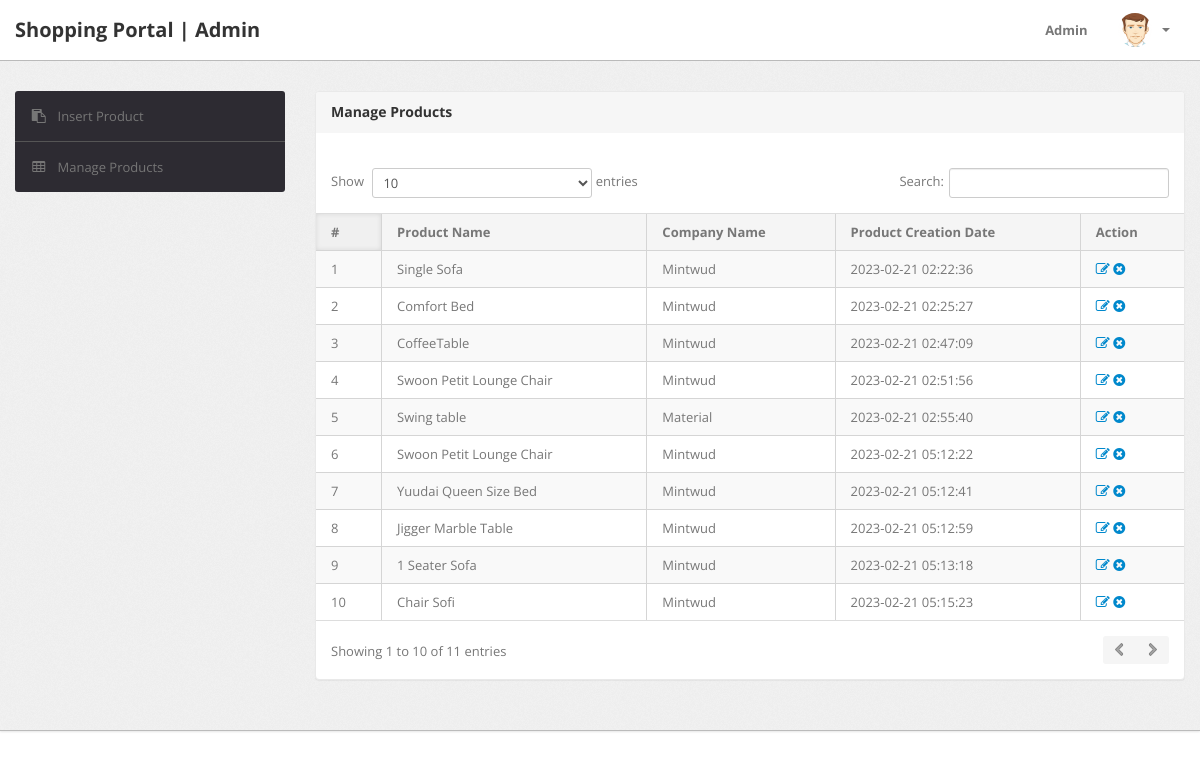
/admin/manage-products.php (signed in), run on the app's committed database.
### tables this page shows
CREATE TABLE `products` (
  `id` int(11) NOT NULL,
  `category` int(11) NOT NULL,
  `subCategory` int(11) DEFAULT NULL,
  `productName` varchar(255) DEFAULT NULL,
  `productCompany` varchar(255) DEFAULT NULL,
  `productPrice` int(11) DEFAULT NULL,
  `productPriceBeforeDiscount` int(11) DEFAULT NULL,
  `productDescription` longtext DEFAULT NULL,
  `productImage1` varchar(255) DEFAULT NULL,
  `productImage2` varchar(255) DEFAULT NULL,
  `productImage3` varchar(255) DEFAULT NULL,
  `shippingCharge` int(11) DEFAULT NULL,
  `productAvailability` varchar(255) DEFAULT NULL,
  `postingDate` timestamp NULL DEFAULT current_timestamp(),
  `updationDate` varchar(255) DEFAULT NULL
);

### admin/manage-products.php (the view, shortened to what this page needs)
<?php
include('include/config.php');
if (strlen($_SESSION['alogin']) == 0) {
	header('location:index.php');
} else {
?>
	<!DOCTYPE html>
	<html lang="en">
	<head>
		<link type="text/css" href="bootstrap/css/bootstrap.min.css" rel="stylesheet">
		<link type="text/css" href="bootstrap/css/bootstrap-responsive.min.css" rel="stylesheet">
		<link type="text/css" href="css/theme.css" rel="stylesheet">
		<link type="text/css" href="images/icons/css/font-awesome.css" rel="stylesheet">
	</head>
	<body>
		<?php include('include/header.php'); ?>
		<div class="wrapper">
			<div class="container">
				<div class="row">
					<?php include('include/sidebar.php'); ?>
					<div class="span9">
						<div class="content">
							<div class="module">
								<div class="module-head">
									<h3>Manage Products</h3>
								</div>
								<div class="module-body table">
									<br />
									<table cellpadding="0" cellspacing="0" border="0" class="datatable-1 table table-bordered table-striped	 display" width="100%">
										<thead>
											<tr>
												<th>#</th>
												<th>Product Name</th>
												<th>Company Name</th>
												<th>Product Creation Date</th>
												<th>Action</th>
											</tr>
										</thead>
										<tbody>
											<?php $query = mysqli_query($con, "select * from products");
											$cnt = 1;
											while ($row = mysqli_fetch_array($query)) {
											?>
												<tr>
													<td><?php echo htmlentities($cnt); ?></td>
													<td><?php echo htmlentities($row['productName']); ?></td>
													<td><?php echo htmlentities($row['productCompany']); ?></td>
													<td><?php echo htmlentities($row['postingDate']); ?></td>
													<td>
														<a href="edit-products.php?id=<?php echo $row['id'] ?>"><i class="icon-edit"></i></a>
														<a href="manage-products.php?id=<?php echo $row['id'] ?>&del=delete" onClick="return confirm('Are you sure you want to delete?')"><i class="icon-remove-sign"></i></a>
													</td>
												</tr>
											<?php $cnt = $cnt + 1;
											} ?>
									</table>
								</div>
							</div>
						</div>
					</div>
				</div>
			</div>
		</div>
		<?php include('include/footer.php'); ?>
	</body>
<?php } ?>

### admin/include/header.php (shortened to what this page needs)
<div class="navbar navbar-fixed-top">
		<div class="navbar-inner">
			<div class="container">
			  	<a class="brand" href="index.html">
			  		Shopping Portal | Admin
			  	</a>
				<div class="nav-collapse collapse navbar-inverse-collapse">
					<ul class="nav pull-right">
						<li><a href="#">
							Admin
						</a></li>
						<li class="nav-user dropdown">
							<a href="#" class="dropdown-toggle" data-toggle="dropdown">
								<img src="images/user.png" class="nav-avatar" />
								<b class="caret"></b>
							</a>
						</li>
					</ul>
				</div>
			</div>
		</div>
	</div>

### admin/include/sidebar.php
<div class="span3">
	<div class="sidebar">
		<ul class="widget widget-menu unstyled">
			<li><a href="insert-product.php"><i class="menu-icon icon-paste"></i>Insert Product </a></li>
			<li><a href="manage-products.php"><i class="menu-icon icon-table"></i>Manage Products </a></li>
		</ul>
	</div>
</div>

### admin/include/footer.php
<div class="footer">
</div>

### data on the page
products: productName "Single Sofa", productCompany "Mintwud", postingDate "2023-02-21 02:22:36"
products: productName "Comfort Bed", productCompany "Mintwud", postingDate "2023-02-21 02:25:27"
products: productName "CoffeeTable", productCompany "Mintwud", postingDate "2023-02-21 02:47:09"
products: productName "Swoon Petit Lounge Chair", productCompany "Mintwud", postingDate "2023-02-21 02:51:56"
products: productName "Swing table", productCompany "Material", postingDate "2023-02-21 02:55:40"
products: productName "Swoon Petit Lounge Chair", productCompany "Mintwud", postingDate "2023-02-21 05:12:22"
products: productName "Yuudai Queen Size Bed", productCompany "Mintwud", postingDate "2023-02-21 05:12:41"
products: productName "Jigger Marble Table", productCompany "Mintwud", postingDate "2023-02-21 05:12:59"
products: productName "1 Seater Sofa", productCompany "Mintwud", postingDate "2023-02-21 05:13:18"
products: productName "Chair Sofi", productCompany "Mintwud", postingDate "2023-02-21 05:15:23"
